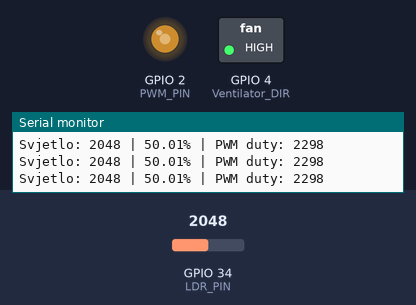
A sketch run on a simulated ESP32. On the bench: switched loads named in the sketch (green lamp = pin HIGH), output pins drawn as LEDs (lit = HIGH), the last lines printed to the serial monitor. Inputs (shaded band) come from the test bench; at power-on: GPIO 34 (LDR_PIN) = 2048.

Above: at 1.3 s.
1.4 s: GPIO 34 (LDR_PIN) set to 2866
At 2.0 s:
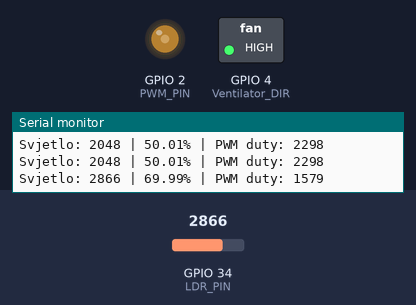
3.0 s: GPIO 34 (LDR_PIN) set to 3603
At 4.2 s:
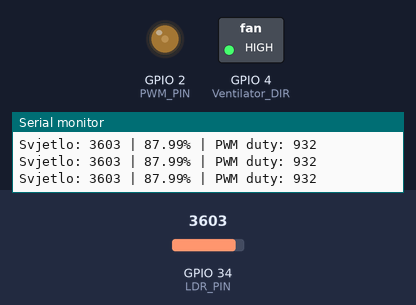
4.5 s: GPIO 34 (LDR_PIN) set to 491
At 5.5 s:
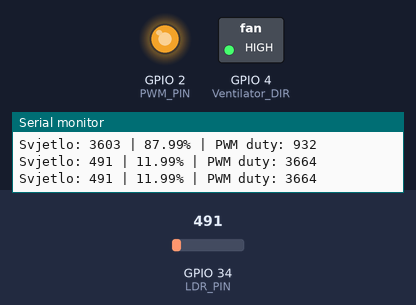
6.0 s: GPIO 34 (LDR_PIN) set to 2047
At 6.7 s:
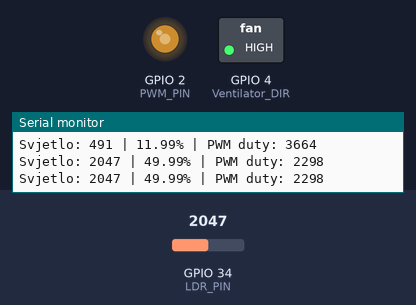
Timing chart, 0 to 8.5 s (numbered marks = the images above; inputs shaded):
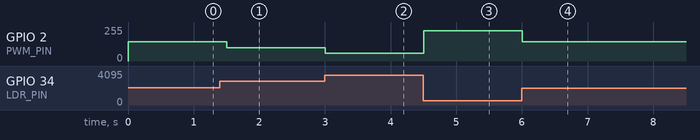

Measured:
- after the input at 1.4 s, GPIO 2 (PWM_PIN): 143/255 → 98/255 after 0.10 s
- after the input at 3.0 s, GPIO 2 (PWM_PIN): 98/255 → 58/255 at once
- after the input at 4.5 s, GPIO 2 (PWM_PIN): 58/255 → 228/255 at once
- after the input at 6.0 s, GPIO 2 (PWM_PIN): 228/255 → 143/255 at once

The sketch:

AnalogReadAndWrite.ino
```cpp
#define Ventilator_DIR 4   // IN1 pin H-mosta (smjer)
#define PWM_PIN 2          // ENA pin H-mosta (PWM brzina)
#define LDR_PIN 34         // Analogni pin za LDR senzor (npr. GPIO34)

// PWM postavke
const int pwmFreq = 5000;
const int pwmResolution = 12; // 12-bitna rezolucija = max 4095

void setup() {
  Serial.begin(115200);

  pinMode(Ventilator_DIR, OUTPUT);
  digitalWrite(Ventilator_DIR, HIGH); // Fiksni smjer ventilatora

  // PWM konfiguracija
  ledcAttachPin(PWM_PIN, 0); // PWM_PIN spojen na kanal 0
  ledcSetup(0, pwmFreq, pwmResolution);
}

void loop() {
  int lightValue = analogRead(LDR_PIN);  // 0 - 4095
  float lightPercent = lightValue / 4095.0 * 100.0;

  // Pretvori svjetlo u PWM vrijednost — manja svjetlost = veći duty cycle
  int duty = map(lightValue, 0, 4095, 4095, 500); // Prilagodi raspon po potrebi
  ledcWrite(0, duty);

  Serial.print("Svjetlo: ");
  Serial.print(lightValue);
  Serial.print(" | ");
  Serial.print(lightPercent);
  Serial.print("% | PWM duty: ");
  Serial.println(duty);

  delay(500);
}
```
